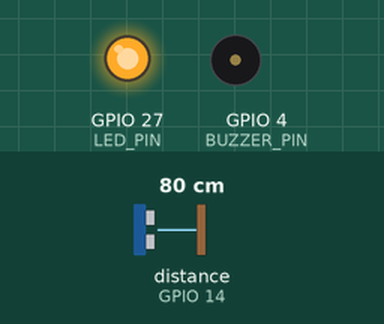
This sketch was run on a simulated ESP32. Shown: output pins drawn as LEDs (lit = HIGH), buzzer (waves = sounding, pin HIGH). Wiring (inferred from the names in the program): ultrasonic range finder: trigger GPIO 13; echo GPIO 14. Inputs (shaded band) come from the test bench; at power-on: distance to the obstacle (sensor on GPIO 14) 80 cm. The echo pulse lasts 58.3 µs per cm; WiFi joins after 1.5 s; servers stay silent unless stated; uploads are accepted with an empty reply; pins used as bus, display or sensor lines are not drawn; what the sketch prints to the serial monitor is not drawn.

Above: at 4.2 s.
4.3 s: distance to the obstacle (sensor on GPIO 14) set to 18 cm
8.1 s: distance to the obstacle (sensor on GPIO 14) set to 15 cm
9.7 s: distance to the obstacle (sensor on GPIO 14) set to 35 cm
At 13.2 s:
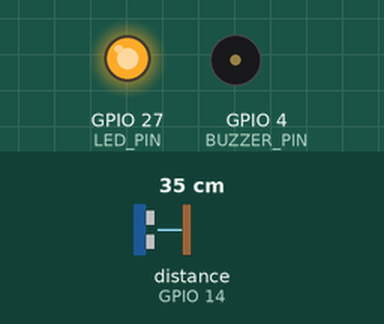
13.5 s: distance to the obstacle (sensor on GPIO 14) set to 2 cm
At 16.34 s:
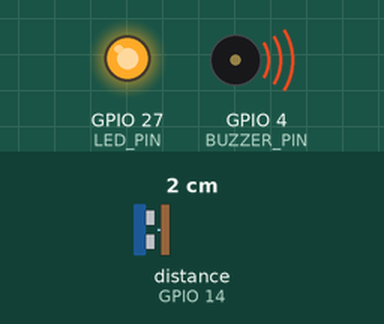
17.3 s: distance to the obstacle (sensor on GPIO 14) set to 60 cm
At 20.7 s:
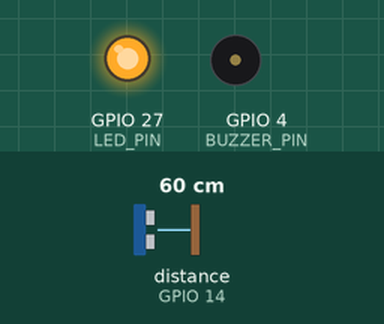
Timing chart, 0 to 22.1 s (numbered marks = the images above; inputs shaded):
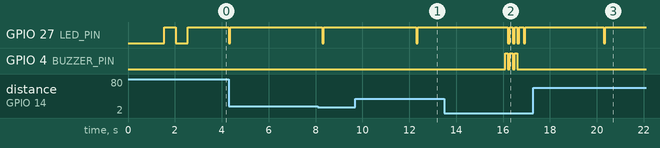

Measured:
- after the input at 9.7 s, GPIO 4 (BUZZER_PIN): stops changing and stays LOW
- after the input at 13.5 s, GPIO 4 (BUZZER_PIN): alternates HIGH for 0.12 s and LOW for 0.08 s, 6 changes in all, then stays LOW, starting after 2.6 s
- after the input at 17.3 s, GPIO 4 (BUZZER_PIN): stops changing and stays LOW

The sketch:

esp32_waste_sensor.ino
```cpp
/*
  =============================================================================
  AI-Based Smart Waste Management System - ESP32 IoT Node Firmware (Production)
  Target: Live Render Backend (Updates your Vercel Dashboard in Real-Time!)
  =============================================================================
  Hardware Connections:
    1. ESP32 VIN   -> HC-SR04 VCC (5V Power from USB)
    2. ESP32 GND   -> HC-SR04 GND, Buzzer -, LED Cathode
    3. ESP32 IO13  -> HC-SR04 TRIG (GPIO 13)
    4. ESP32 IO14  -> HC-SR04 ECHO (GPIO 14 - Direct wire, NO resistors)
    5. ESP32 IO4   -> Piezo Buzzer + (GPIO 4 via 100 Ohm)
    6. ESP32 IO27  -> Status LED Anode (GPIO 27 via 130 Ohm)
  =============================================================================
*/

#include <WiFi.h>
#include <WiFiClientSecure.h>
#include <HTTPClient.h>

// =============================================================================
// --- 1. Wi-Fi Configuration ---
// =============================================================================
const char* WIFI_SSID     = "SUDARSHAN 9159";
const char* WIFI_PASSWORD = "2235mE1^";

// =============================================================================
// --- 2. Target Server (Live Render Cloud - Connected to Vercel!) ---
// =============================================================================
const char* SERVER_URL    = "https://ecoroute-ai-v4jd.onrender.com/api/sensors/telemetry";

// =============================================================================
// --- 3. Hardware & Dustbin Parameters ---
// =============================================================================
const char* DUSTBIN_ID    = "DB-003";

// YOUR PHYSICAL DUSTBIN DEPTH:
// Your sensor measured 23 cm to the bottom of the empty dustbin!
// When empty = 23 cm (0% full). When waste/phone is added, distance gets smaller.
float binHeightCm         = 23.0f;

const int TRIG_PIN   = 13; // HC-SR04 TRIG (GPIO 13)
const int ECHO_PIN   = 14; // HC-SR04 ECHO (GPIO 14 - Direct wire)
const int BUZZER_PIN = 4;  // Piezo Buzzer (GPIO 4)
const int LED_PIN    = 27; // Status LED (GPIO 27)

// Telemetry interval (transmit every 4 seconds)
const unsigned long SEND_INTERVAL_MS = 4000;
unsigned long lastSendTime = 0;

// Single ultrasonic pulse measurement
float singlePingCm() {
  digitalWrite(TRIG_PIN, LOW);
  delayMicroseconds(4);
  digitalWrite(TRIG_PIN, HIGH);
  delayMicroseconds(10);
  digitalWrite(TRIG_PIN, LOW);

  unsigned long duration = pulseIn(ECHO_PIN, HIGH, 35000);
  if (duration == 0) return -1.0f; // No echo received
  return (duration * 0.0343f) / 2.0f;
}

// Multi-sample filter for steady readings
float measureDistanceCm() {
  float readings[3];
  int count = 0;
  for (int i = 0; i < 3; i++) {
    float d = singlePingCm();
    if (d >= 2.0f && d <= 450.0f) readings[count++] = d;
    delay(25);
  }
  if (count == 3) {
    if ((readings[0] <= readings[1] && readings[1] <= readings[2]) ||
        (readings[2] <= readings[1] && readings[1] <= readings[0])) return readings[1];
    if ((readings[1] <= readings[0] && readings[0] <= readings[2]) ||
        (readings[2] <= readings[0] && readings[0] <= readings[1])) return readings[0];
    return readings[2];
  }
  if (count >= 1) return readings[0];
  return -1.0f;
}

void sendTelemetry() {
  if (WiFi.status() != WL_CONNECTED) {
    Serial.println("[WiFi] ⚠️ Disconnected. Reconnecting to Wi-Fi...");
    WiFi.reconnect();
    return;
  }

  float distanceCm = measureDistanceCm();
  int fillLevelPercent = 0;

  // =========================================================================
  // LOGIC FIX:
  // Your bin is 23 cm tall.
  // 1. If distance is close to the bottom (within 1.5 cm of 23 cm) or timeout:
  //    The bin is completely EMPTY -> ALWAYS report 0%!
  // 2. If distance is smaller (e.g. 5 to 15 cm):
  //    An object/phone is inside -> calculate exact fill percentage!
  // =========================================================================
  if (distanceCm < 0 || distanceCm >= (binHeightCm - 1.5f)) {
    // Bin is empty!
    distanceCm = binHeightCm; // Sets to 23.0 cm
    fillLevelPercent = 0;     // 0% Empty!

    Serial.println("\n----------------------------------------------");
    Serial.println("[Sensor] 🗑️ Dustbin is EMPTY (0% Full)");
    Serial.print("[Sensor] Distance to Bottom: "); Serial.print(distanceCm, 1); Serial.println(" cm");
    Serial.println("[Calculated] Fill Level:     0%");
  } else {
    // Phone or waste is inside the bin
    float filledHeight = binHeightCm - distanceCm;
    if (filledHeight < 0.0f) filledHeight = 0.0f;
    if (filledHeight > binHeightCm) filledHeight = binHeightCm;

    fillLevelPercent = (int)round((filledHeight / binHeightCm) * 100.0f);

    Serial.println("\n----------------------------------------------");
    Serial.print("[Sensor] 📦 Waste/Phone Inside Bin! Distance: "); Serial.print(distanceCm, 1); Serial.println(" cm");
    Serial.print("[Calculated] Fill Level:                    "); Serial.print(fillLevelPercent); Serial.println("%");
  }

  // Local Buzzer & LED Alert if Critical (>= 80%)
  if (fillLevelPercent >= 80) {
    Serial.println("[ALERT] ⚠️ Critical Overflow! Buzzer Beeping!");
    for (int i = 0; i < 3; i++) {
      digitalWrite(BUZZER_PIN, HIGH);
      digitalWrite(LED_PIN, HIGH);
      delay(120);
      digitalWrite(BUZZER_PIN, LOW);
      digitalWrite(LED_PIN, LOW);
      delay(80);
    }
    digitalWrite(LED_PIN, HIGH);
  } else {
    digitalWrite(LED_PIN, HIGH);
  }
  digitalWrite(BUZZER_PIN, LOW);

  // Construct JSON Payload
  String jsonPayload = "{";
  jsonPayload += "\"dustbin_id\":\"" + String(DUSTBIN_ID) + "\",";
  jsonPayload += "\"distance_cm\":" + String(distanceCm, 1) + ",";
  jsonPayload += "\"fill_level\":" + String(fillLevelPercent) + ",";
  jsonPayload += "\"bin_height_cm\":" + String(binHeightCm, 1) + ",";
  jsonPayload += "\"battery_pct\":95";
  jsonPayload += "}";

  Serial.print("[Cloud POST]: ");
  Serial.println(jsonPayload);

  // Send over Secure HTTPS to Render Cloud
  WiFiClientSecure secureClient;
  secureClient.setInsecure();

  HTTPClient http;
  http.setTimeout(4500);

  if (http.begin(secureClient, SERVER_URL)) {
    http.addHeader("Content-Type", "application/json");
    int httpResponseCode = http.POST(jsonPayload);

    if (httpResponseCode > 0) {
      Serial.print("[HTTP Success] Code: ");
      Serial.print(httpResponseCode);
      Serial.print(" | Server: ");
      Serial.println(http.getString());

      // Blink LED to confirm transmission
      digitalWrite(LED_PIN, LOW);
      delay(60);
      digitalWrite(LED_PIN, HIGH);
    } else {
      Serial.print("[HTTP Error]: ");
      Serial.println(httpResponseCode);
      Serial.println(http.errorToString(httpResponseCode).c_str());
    }
    http.end();
  }
}

void setup() {
  Serial.begin(115200);
  delay(1000);

  pinMode(TRIG_PIN, OUTPUT);
  pinMode(ECHO_PIN, INPUT);
  pinMode(LED_PIN, OUTPUT);
  pinMode(BUZZER_PIN, OUTPUT);

  digitalWrite(TRIG_PIN, LOW);
  digitalWrite(LED_PIN, LOW);
  digitalWrite(BUZZER_PIN, LOW);

  Serial.println("\n=======================================================");
  Serial.println("  EcoRoute AI - ESP32 Smart Waste IoT Sensor Starting  ");
  Serial.println("=======================================================");

  // Auto-Detect Empty Bin Depth on Startup:
  // If the bin is empty when powered on, it accurately locks the baseline!
  Serial.println("[Auto-Detect] Measuring empty bin depth...");
  float detectedDist = 0;
  int goodSamples = 0;
  for (int i = 0; i < 5; i++) {
    float d = singlePingCm();
    if (d >= 10.0f && d <= 100.0f) {
      detectedDist += d;
      goodSamples++;
    }
    delay(100);
  }

  if (goodSamples >= 3) {
    binHeightCm = detectedDist / goodSamples;
    Serial.print("[Auto-Detect] ✅ Empty Bin Depth detected as: ");
    Serial.print(binHeightCm, 1);
    Serial.println(" cm");
  } else {
    binHeightCm = 23.0f; // Default to your 23 cm dustbin
    Serial.print("[Auto-Detect] Using calibrated depth: ");
    Serial.print(binHeightCm, 1);
    Serial.println(" cm");
  }

  WiFi.mode(WIFI_STA);
  WiFi.setAutoReconnect(true);
  WiFi.begin(WIFI_SSID, WIFI_PASSWORD);

  Serial.print("[WiFi] Connecting to ");
  Serial.println(WIFI_SSID);

  int attempts = 0;
  bool toggle = false;
  while (WiFi.status() != WL_CONNECTED && attempts < 40) {
    toggle = !toggle;
    digitalWrite(LED_PIN, toggle ? HIGH : LOW);
    delay(500);
    Serial.print(".");
    attempts++;
  }

  if (WiFi.status() == WL_CONNECTED) {
    digitalWrite(LED_PIN, HIGH);
    Serial.println("\n[WiFi] ✅ Connected Successfully!");
    Serial.print("[WiFi] IP: ");
    Serial.println(WiFi.localIP());
  } else {
    digitalWrite(LED_PIN, LOW);
    Serial.println("\n[WiFi] ⚠️ Wi-Fi timed out. Will auto-retry.");
  }
}

void loop() {
  unsigned long currentMillis = millis();
  if (currentMillis - lastSendTime >= SEND_INTERVAL_MS) {
    lastSendTime = currentMillis;
    sendTelemetry();
  }
}
```
